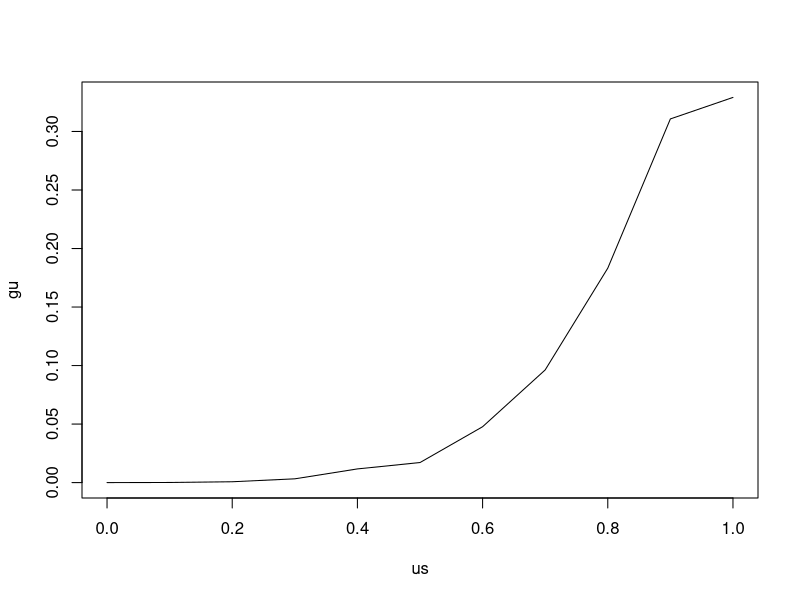
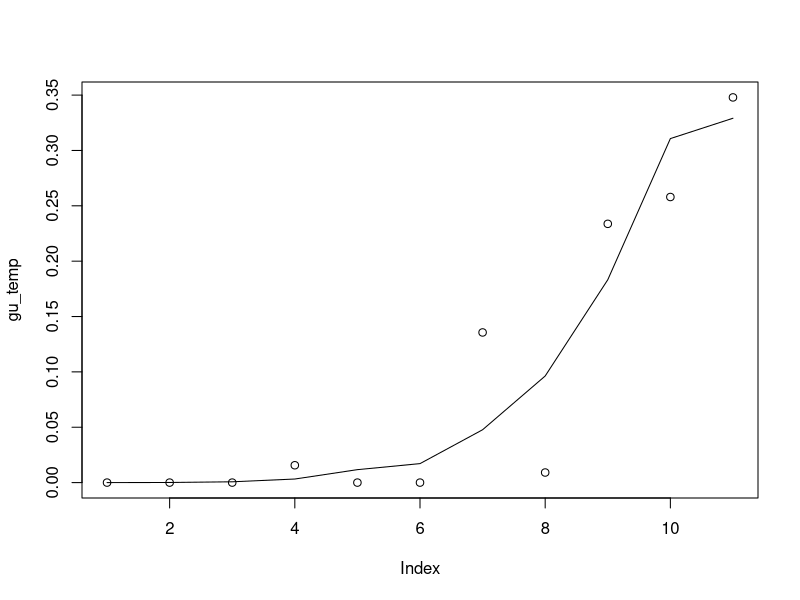
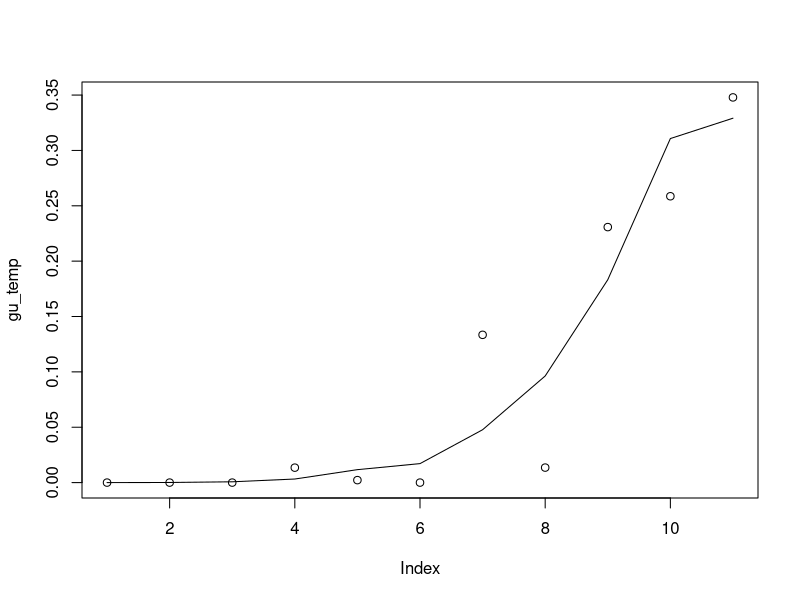
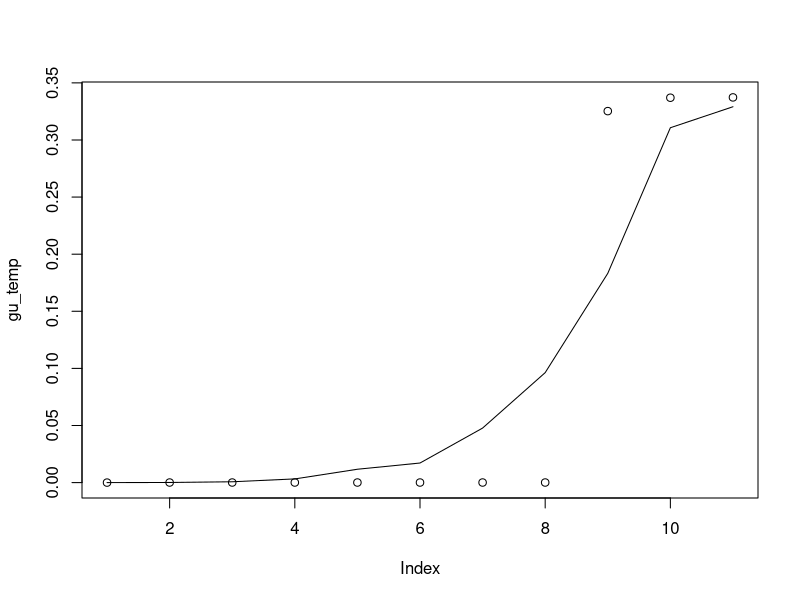

Write the R code that produced these figures, in order.
library(nloptr)

binmom <- function(succ, tot, k) {
  choose(succ, k)/choose(tot, k)
}

## Generate data
n <- 1000
us <- seq(0, 1, 0.1)
gu <- cumsum(runif(length(us)) * (1:length(us))^4)
gu <- gu/sum(gu)
plot(us, gu, type = "l")
usamp <- sample(us, n, TRUE, prob = gu)
k <- 20
Ys <- rbinom(n, k, usamp)
(ws <- sapply(0:k, function(i) sum(Ys == i)))
(momK <- mean(binmom(Ys, k, k)))
usk <- us^k

disp_solution <- function(gu_temp) {
  print(c(new = of_gu(gu_temp), true = of_gu(gu)))
  plot(gu_temp)
  lines(gu)
}

## Setup objective function
binprobs <- matrix(0, k + 1, length(us))
for (i in 1:length(us)) binprobs[, i] <- dbinom(0:k, k, us[i])
of_gu <- function(gu) {
  ft <- binprobs %*% gu
  -sum(ws * log(ft))
}
gof <- function(gu) {
  ft <- binprobs %*% gu
  -as.numeric(t(binprobs) %*% (ws/ft))
}

## Initial objective value
gu_unif <- rep(1/length(us), length(us))
of_gu(gu)
of_gu(gu_unif)


## MPLE unconstrained
t1 <- proc.time()
res <- nloptr(gu_unif, of_gu, eval_grad_f = gof, 
              lb = 0 * us, ub = 0 * us + 1, 
              eval_g_ineq = function(gu) sum(gu) - 1, 
              eval_jac_g_ineq = function(gu) 0 * gu + 1, 
              opts = list(algorithm = "NLOPT_LD_SLSQP",
                          xtol_rel = 1.0e-8,
                          print_level = 2,
                          check_derivatives = TRUE,
                          check_derivatives_print = "all"))
(t2 <- proc.time() - t1)
# print(res)
gu_temp <- res$solution
disp_solution(res$solution)


## MPLE moment constraint
t1 <- proc.time()
res <- nloptr(gu_unif, of_gu, eval_grad_f = gof, 
              lb = 0 * us, ub = 0 * us + 1, 
              eval_g_ineq = function(gu) sum(gu) - 1, 
              eval_jac_g_ineq = function(gu) 0 * gu + 1, 
              eval_g_eq = function(gu) sum(gu * usk) - momK,
              eval_jac_g_eq = function(gu) usk,
              opts = list(algorithm = "NLOPT_LD_SLSQP",
                          xtol_rel = 1.0e-8,
                          print_level = 2,
                          check_derivatives = TRUE,
                          check_derivatives_print = "all"))
(t2 <- proc.time() - t1)
# print(res)
gu_temp <- res$solution
c(sum(gu_temp * usk), momK)
disp_solution(res$solution)


## MPLE monotonic constraint
ll <- length(us)
mat <- matrix(0, ll - 1, ll)
cmat <- (row(mat) == col(mat)) - (row(mat) == (col(mat) - 1))
eval_g_ineq_mono = function(gu) c(sum(gu) - 1, gu[-ll] - gu[-1])
eval_jac_g_ineq_mono = function(gu) rbind(0 * gu + 1, cmat)

t1 <- proc.time()
res <- nloptr(gu_unif, of_gu, eval_grad_f = gof, 
              lb = 0 * us, ub = 0 * us + 1, 
              eval_g_ineq = eval_g_ineq_mono, 
              eval_jac_g_ineq = eval_jac_g_ineq_mono, 
              eval_g_eq = function(gu) sum(gu * usk) - momK,
              eval_jac_g_eq = function(gu) usk,
              opts = list(algorithm = "NLOPT_LD_SLSQP",
                          xtol_rel = 1.0e-8,
                          print_level = 2,
                          check_derivatives = TRUE,
                          check_derivatives_print = "all"))
(t2 <- proc.time() - t1)
# print(res)
gu_temp <- res$solution
c(sum(gu_temp * usk), momK)
disp_solution(res$solution)
